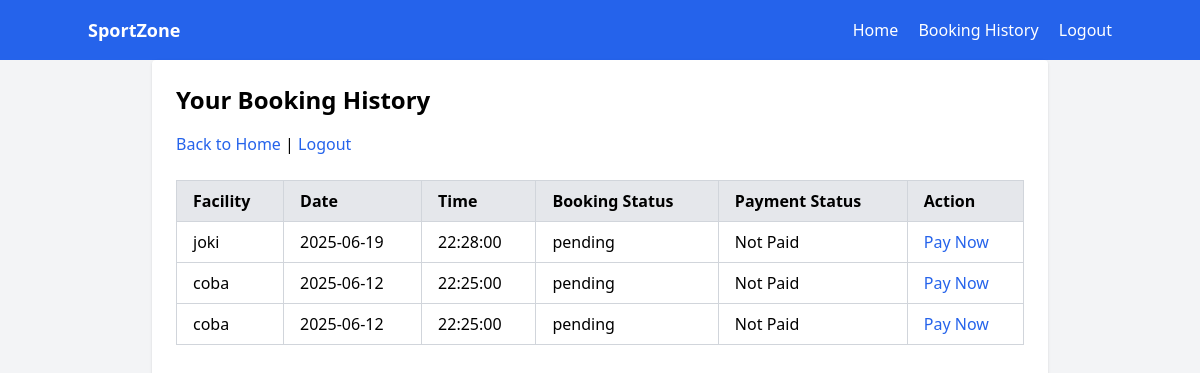
/history.php (signed in), run on the app's committed database.
### tables this page shows
CREATE TABLE `bookings` (
  `id` int NOT NULL AUTO_INCREMENT,
  `user_id` int NOT NULL,
  `facility_id` int NOT NULL,
  `booking_date` date NOT NULL,
  `booking_time` time NOT NULL,
  `status` enum('pending','confirmed','cancelled') DEFAULT 'pending',
  `created_at` timestamp NULL DEFAULT CURRENT_TIMESTAMP,
  PRIMARY KEY (`id`),
  KEY `user_id` (`user_id`),
  KEY `facility_id` (`facility_id`),
  CONSTRAINT `bookings_ibfk_1` FOREIGN KEY (`user_id`) REFERENCES `users` (`id`),
  CONSTRAINT `bookings_ibfk_2` FOREIGN KEY (`facility_id`) REFERENCES `facilities` (`id`)
);

CREATE TABLE `facilities` (
  `id` int NOT NULL AUTO_INCREMENT,
  `name` varchar(100) NOT NULL,
  `description` text,
  `price` decimal(10,2) NOT NULL,
  `available` tinyint(1) DEFAULT '1',
  `created_at` timestamp NULL DEFAULT CURRENT_TIMESTAMP,
  PRIMARY KEY (`id`)
);

### history.php (the view, shortened to what this page needs)
<?php
$bookings = [];
$stmt = mysqli_prepare($conn, 'SELECT b.id, f.name AS facility_name, b.booking_date, b.booking_time, b.status AS booking_status, p.status AS payment_status
                       FROM bookings b
                       JOIN facilities f ON b.facility_id = f.id
                       LEFT JOIN payments p ON b.id = p.booking_id
                       WHERE b.user_id = ?
                       ORDER BY b.booking_date DESC, b.booking_time DESC');
mysqli_stmt_bind_param($stmt, 'i', $_SESSION['user_id']);
mysqli_stmt_execute($stmt);
$result = mysqli_stmt_get_result($stmt);
if ($result) {
    while ($row = mysqli_fetch_assoc($result)) {
        $bookings[] = $row;
    }
}
?>
<!DOCTYPE html>
<html lang="en">
<head>
    <script src="https://cdn.tailwindcss.com"></script>
</head>
<body class="bg-gray-100 min-h-screen flex flex-col">
    <?php include 'navbar.php'; ?>
    <main class="container mx-auto flex-grow p-6 max-w-4xl bg-white rounded shadow">
        <h2 class="text-2xl font-semibold mb-4">Your Booking History</h2>
        <p class="mb-6"><a href="home.php" class="text-blue-600 hover:underline">Back to Home</a> | <a href="logout.php" class="text-blue-600 hover:underline">Logout</a></p>
        <?php if (count($bookings) > 0): ?>
        <table class="w-full border border-gray-300 border-collapse">
            <thead>
                <tr class="bg-gray-200">
                    <th class="border border-gray-300 px-4 py-2 text-left">Facility</th>
                    <th class="border border-gray-300 px-4 py-2 text-left">Date</th>
                    <th class="border border-gray-300 px-4 py-2 text-left">Time</th>
                    <th class="border border-gray-300 px-4 py-2 text-left">Booking Status</th>
                    <th class="border border-gray-300 px-4 py-2 text-left">Payment Status</th>
                    <th class="border border-gray-300 px-4 py-2 text-left">Action</th>
                </tr>
            </thead>
            <tbody>
            <?php foreach ($bookings as $booking): ?>
                <tr>
                    <td class="border border-gray-300 px-4 py-2"><?php echo htmlspecialchars($booking['facility_name']); ?></td>
                    <td class="border border-gray-300 px-4 py-2"><?php echo $booking['booking_date']; ?></td>
                    <td class="border border-gray-300 px-4 py-2"><?php echo $booking['booking_time']; ?></td>
                    <td class="border border-gray-300 px-4 py-2"><?php echo $booking['booking_status']; ?></td>
                    <td class="border border-gray-300 px-4 py-2"><?php echo $booking['payment_status'] ?? 'Not Paid'; ?></td>
                    <td class="border border-gray-300 px-4 py-2">
                        <?php if ($booking['booking_status'] === 'pending'): ?>
                        <a href="payment.php?booking_id=<?php echo $booking['id']; ?>" class="text-blue-600 hover:underline">Pay Now</a>
                        <?php else: ?>
                        -
                        <?php endif; ?>
                    </td>
                </tr>
            <?php endforeach; ?>
            </tbody>
        </table>
        <?php else: ?>
        <p>You have no bookings yet.</p>
        <?php endif; ?>
    </main>
</body>
</html>

### data on the page
bookings: facility.name "joki", booking_date "2025-06-19", booking_time "22:28:00", status "pending", payment_status "Not Paid"
bookings: facility.name "coba", booking_date "2025-06-12", booking_time "22:25:00", status "pending", payment_status "Not Paid"
bookings: facility.name "coba", booking_date "2025-06-12", booking_time "22:25:00", status "pending", payment_status "Not Paid"
